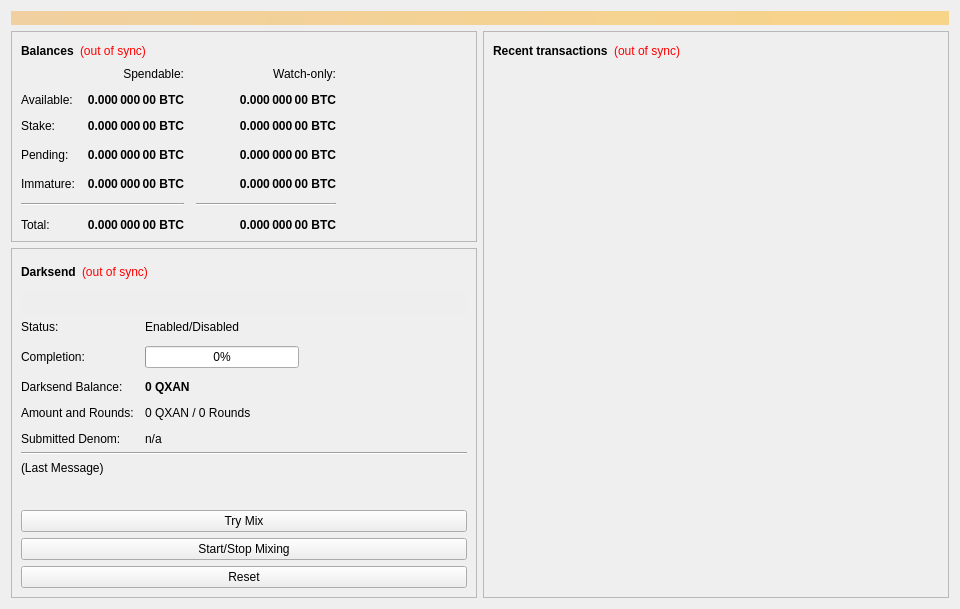
<?xml version="1.0" encoding="UTF-8"?>
<ui version="4.0">
 <class>OverviewPage</class>
 <widget class="QWidget" name="OverviewPage">
  <property name="geometry">
   <rect>
    <x>0</x>
    <y>0</y>
    <width>960</width>
    <height>594</height>
   </rect>
  </property>
  <property name="minimumSize">
   <size>
    <width>960</width>
    <height>0</height>
   </size>
  </property>
  <property name="windowTitle">
   <string>Form</string>
  </property>
  <layout class="QVBoxLayout" name="topLayout">
   <item>
    <widget class="QLabel" name="labelAlerts">
     <property name="visible">
      <bool>false</bool>
     </property>
     <property name="styleSheet">
      <string notr="true">background-color: qlineargradient(x1: 0, y1: 0, x2: 1, y2: 0, stop:0 #F0D0A0, stop:1 #F8D488); color:#000000;</string>
     </property>
     <property name="wordWrap">
      <bool>true</bool>
     </property>
     <property name="margin">
      <number>3</number>
     </property>
    </widget>
   </item>
   <item>
    <layout class="QHBoxLayout" name="horizontalLayout" stretch="1,1">
     <item>
      <layout class="QVBoxLayout" name="verticalLayout_2">
       <item>
        <widget class="QFrame" name="frame">
         <property name="frameShape">
          <enum>QFrame::StyledPanel</enum>
         </property>
         <property name="frameShadow">
          <enum>QFrame::Raised</enum>
         </property>
         <layout class="QVBoxLayout" name="verticalLayout_4">
          <item>
           <layout class="QHBoxLayout" name="horizontalLayout_4">
            <item>
             <widget class="QLabel" name="label_5">
              <property name="font">
               <font>
                <weight>75</weight>
                <bold>true</bold>
               </font>
              </property>
              <property name="text">
               <string>Balances</string>
              </property>
             </widget>
            </item>
            <item>
             <widget class="QLabel" name="labelWalletStatus">
              <property name="cursor">
               <cursorShape>WhatsThisCursor</cursorShape>
              </property>
              <property name="toolTip">
               <string>The displayed information may be out of date. Your wallet automatically synchronizes with the QLegacy network after a connection is established, but this process has not completed yet.</string>
              </property>
              <property name="styleSheet">
               <string notr="true">QLabel { color: red; }</string>
              </property>
              <property name="text">
               <string notr="true">(out of sync)</string>
              </property>
              <property name="alignment">
               <set>Qt::AlignLeading|Qt::AlignLeft|Qt::AlignVCenter</set>
              </property>
             </widget>
            </item>
            <item>
             <spacer name="horizontalSpacer_3">
              <property name="orientation">
               <enum>Qt::Horizontal</enum>
              </property>
              <property name="sizeHint" stdset="0">
               <size>
                <width>40</width>
                <height>20</height>
               </size>
              </property>
             </spacer>
            </item>
           </layout>
          </item>
          <item>
           <layout class="QGridLayout" name="gridLayout">
            <property name="spacing">
             <number>12</number>
            </property>
            <item row="3" column="2">
             <widget class="QLabel" name="labelWatchPending">
              <property name="font">
               <font>
                <weight>75</weight>
                <bold>true</bold>
               </font>
              </property>
              <property name="cursor">
               <cursorShape>IBeamCursor</cursorShape>
              </property>
              <property name="toolTip">
               <string>Unconfirmed transactions to watch-only addresses</string>
              </property>
              <property name="text">
               <string notr="true">0.000 000 00 BTC</string>
              </property>
              <property name="alignment">
               <set>Qt::AlignRight|Qt::AlignTrailing|Qt::AlignVCenter</set>
              </property>
              <property name="textInteractionFlags">
               <set>Qt::LinksAccessibleByMouse|Qt::TextSelectableByKeyboard|Qt::TextSelectableByMouse</set>
              </property>
             </widget>
            </item>
            <item row="3" column="1">
             <widget class="QLabel" name="labelUnconfirmed">
              <property name="font">
               <font>
                <weight>75</weight>
                <bold>true</bold>
               </font>
              </property>
              <property name="cursor">
               <cursorShape>IBeamCursor</cursorShape>
              </property>
              <property name="toolTip">
               <string>Total of transactions that have yet to be confirmed, and do not yet count toward the spendable balance</string>
              </property>
              <property name="text">
               <string notr="true">0.000 000 00 BTC</string>
              </property>
              <property name="alignment">
               <set>Qt::AlignRight|Qt::AlignTrailing|Qt::AlignVCenter</set>
              </property>
              <property name="textInteractionFlags">
               <set>Qt::LinksAccessibleByMouse|Qt::TextSelectableByKeyboard|Qt::TextSelectableByMouse</set>
              </property>
             </widget>
            </item>
            <item row="4" column="2">
             <widget class="QLabel" name="labelWatchImmature">
              <property name="font">
               <font>
                <weight>75</weight>
                <bold>true</bold>
               </font>
              </property>
              <property name="cursor">
               <cursorShape>IBeamCursor</cursorShape>
              </property>
              <property name="toolTip">
               <string>Mined balance in watch-only addresses that has not yet matured</string>
              </property>
              <property name="text">
               <string notr="true">0.000 000 00 BTC</string>
              </property>
              <property name="alignment">
               <set>Qt::AlignRight|Qt::AlignTrailing|Qt::AlignVCenter</set>
              </property>
              <property name="textInteractionFlags">
               <set>Qt::LinksAccessibleByMouse|Qt::TextSelectableByKeyboard|Qt::TextSelectableByMouse</set>
              </property>
             </widget>
            </item>
            <item row="5" column="0" colspan="2">
             <widget class="Line" name="lineSpendableBalance">
              <property name="orientation">
               <enum>Qt::Horizontal</enum>
              </property>
             </widget>
            </item>
            <item row="5" column="2">
             <widget class="Line" name="lineWatchBalance">
              <property name="sizePolicy">
               <sizepolicy hsizetype="Preferred" vsizetype="Fixed">
                <horstretch>0</horstretch>
                <verstretch>0</verstretch>
               </sizepolicy>
              </property>
              <property name="minimumSize">
               <size>
                <width>140</width>
                <height>0</height>
               </size>
              </property>
              <property name="orientation">
               <enum>Qt::Horizontal</enum>
              </property>
             </widget>
            </item>
            <item row="6" column="0">
             <widget class="QLabel" name="labelTotalText">
              <property name="text">
               <string>Total:</string>
              </property>
             </widget>
            </item>
            <item row="4" column="1">
             <widget class="QLabel" name="labelImmature">
              <property name="font">
               <font>
                <weight>75</weight>
                <bold>true</bold>
               </font>
              </property>
              <property name="cursor">
               <cursorShape>IBeamCursor</cursorShape>
              </property>
              <property name="toolTip">
               <string>Mined balance that has not yet matured</string>
              </property>
              <property name="text">
               <string notr="true">0.000 000 00 BTC</string>
              </property>
              <property name="alignment">
               <set>Qt::AlignRight|Qt::AlignTrailing|Qt::AlignVCenter</set>
              </property>
              <property name="textInteractionFlags">
               <set>Qt::LinksAccessibleByMouse|Qt::TextSelectableByKeyboard|Qt::TextSelectableByMouse</set>
              </property>
             </widget>
            </item>
            <item row="3" column="3">
             <spacer name="horizontalSpacer_2">
              <property name="orientation">
               <enum>Qt::Horizontal</enum>
              </property>
              <property name="sizeHint" stdset="0">
               <size>
                <width>40</width>
                <height>20</height>
               </size>
              </property>
             </spacer>
            </item>
            <item row="4" column="0">
             <widget class="QLabel" name="labelImmatureText">
              <property name="text">
               <string>Immature:</string>
              </property>
             </widget>
            </item>
            <item row="6" column="1">
             <widget class="QLabel" name="labelTotal">
              <property name="font">
               <font>
                <weight>75</weight>
                <bold>true</bold>
               </font>
              </property>
              <property name="cursor">
               <cursorShape>IBeamCursor</cursorShape>
              </property>
              <property name="toolTip">
               <string>Your current total balance</string>
              </property>
              <property name="text">
               <string notr="true">0.000 000 00 BTC</string>
              </property>
              <property name="alignment">
               <set>Qt::AlignRight|Qt::AlignTrailing|Qt::AlignVCenter</set>
              </property>
              <property name="textInteractionFlags">
               <set>Qt::LinksAccessibleByMouse|Qt::TextSelectableByKeyboard|Qt::TextSelectableByMouse</set>
              </property>
             </widget>
            </item>
            <item row="6" column="2">
             <widget class="QLabel" name="labelWatchTotal">
              <property name="font">
               <font>
                <weight>75</weight>
                <bold>true</bold>
               </font>
              </property>
              <property name="cursor">
               <cursorShape>IBeamCursor</cursorShape>
              </property>
              <property name="toolTip">
               <string>Current total balance in watch-only addresses</string>
              </property>
              <property name="text">
               <string notr="true">0.000 000 00 BTC</string>
              </property>
              <property name="alignment">
               <set>Qt::AlignRight|Qt::AlignTrailing|Qt::AlignVCenter</set>
              </property>
              <property name="textInteractionFlags">
               <set>Qt::LinksAccessibleByMouse|Qt::TextSelectableByKeyboard|Qt::TextSelectableByMouse</set>
              </property>
             </widget>
            </item>
            <item row="0" column="2">
             <widget class="QLabel" name="labelWatchonly">
              <property name="text">
               <string>Watch-only:</string>
              </property>
              <property name="alignment">
               <set>Qt::AlignRight|Qt::AlignTrailing|Qt::AlignVCenter</set>
              </property>
             </widget>
            </item>
            <item row="1" column="0">
             <widget class="QLabel" name="labelBalanceText">
              <property name="text">
               <string>Available:</string>
              </property>
             </widget>
            </item>
            <item row="1" column="1">
             <widget class="QLabel" name="labelBalance">
              <property name="font">
               <font>
                <weight>75</weight>
                <bold>true</bold>
               </font>
              </property>
              <property name="cursor">
               <cursorShape>IBeamCursor</cursorShape>
              </property>
              <property name="toolTip">
               <string>Your current spendable balance</string>
              </property>
              <property name="text">
               <string notr="true">0.000 000 00 BTC</string>
              </property>
              <property name="alignment">
               <set>Qt::AlignRight|Qt::AlignTrailing|Qt::AlignVCenter</set>
              </property>
              <property name="textInteractionFlags">
               <set>Qt::LinksAccessibleByMouse|Qt::TextSelectableByKeyboard|Qt::TextSelectableByMouse</set>
              </property>
             </widget>
            </item>
            <item row="2" column="0">
             <widget class="QLabel" name="label_10">
              <property name="text">
               <string>Stake:</string>
              </property>
             </widget>
            </item>
            <item row="2" column="1">
             <widget class="QLabel" name="labelStake">
              <property name="font">
               <font>
                <weight>75</weight>
                <bold>true</bold>
               </font>
              </property>
              <property name="cursor">
               <cursorShape>IBeamCursor</cursorShape>
              </property>
              <property name="toolTip">
               <string>Total of coins that was staked, and do not yet count toward the current balance</string>
              </property>
              <property name="text">
               <string notr="true">0.000 000 00 BTC</string>
              </property>
              <property name="alignment">
               <set>Qt::AlignRight|Qt::AlignTrailing|Qt::AlignVCenter</set>
              </property>
              <property name="textInteractionFlags">
               <set>Qt::LinksAccessibleByMouse|Qt::TextSelectableByKeyboard|Qt::TextSelectableByMouse</set>
              </property>
             </widget>
            </item>
            <item row="2" column="2">
             <widget class="QLabel" name="labelWatchStake">
              <property name="font">
               <font>
                <weight>75</weight>
                <bold>true</bold>
               </font>
              </property>
              <property name="cursor">
               <cursorShape>IBeamCursor</cursorShape>
              </property>
              <property name="toolTip">
               <string>Total of coins that was staked in watch-only addresses, and do not yet count toward the current watch-only balance</string>
              </property>
              <property name="text">
               <string notr="true">0.000 000 00 BTC</string>
              </property>
              <property name="alignment">
               <set>Qt::AlignRight|Qt::AlignTrailing|Qt::AlignVCenter</set>
              </property>
              <property name="textInteractionFlags">
               <set>Qt::LinksAccessibleByMouse|Qt::TextSelectableByKeyboard|Qt::TextSelectableByMouse</set>
              </property>
             </widget>
            </item>
            <item row="1" column="2">
             <widget class="QLabel" name="labelWatchAvailable">
              <property name="font">
               <font>
                <weight>75</weight>
                <bold>true</bold>
               </font>
              </property>
              <property name="cursor">
               <cursorShape>IBeamCursor</cursorShape>
              </property>
              <property name="toolTip">
               <string>Your current balance in watch-only addresses</string>
              </property>
              <property name="text">
               <string notr="true">0.000 000 00 BTC</string>
              </property>
              <property name="alignment">
               <set>Qt::AlignRight|Qt::AlignTrailing|Qt::AlignVCenter</set>
              </property>
              <property name="textInteractionFlags">
               <set>Qt::LinksAccessibleByMouse|Qt::TextSelectableByKeyboard|Qt::TextSelectableByMouse</set>
              </property>
             </widget>
            </item>
            <item row="3" column="0">
             <widget class="QLabel" name="labelPendingText">
              <property name="text">
               <string>Pending:</string>
              </property>
             </widget>
            </item>
            <item row="0" column="1">
             <widget class="QLabel" name="labelSpendable">
              <property name="text">
               <string>Spendable:</string>
              </property>
              <property name="alignment">
               <set>Qt::AlignRight|Qt::AlignTrailing|Qt::AlignVCenter</set>
              </property>
             </widget>
            </item>
           </layout>
          </item>
         </layout>
        </widget>
       </item>
       <item>
        <widget class="QFrame" name="frameDarksend">
         <property name="sizePolicy">
          <sizepolicy hsizetype="Expanding" vsizetype="Expanding">
           <horstretch>0</horstretch>
           <verstretch>0</verstretch>
          </sizepolicy>
         </property>
         <property name="minimumSize">
          <size>
           <width>0</width>
           <height>350</height>
          </size>
         </property>
         <property name="layoutDirection">
          <enum>Qt::LeftToRight</enum>
         </property>
         <property name="frameShape">
          <enum>QFrame::StyledPanel</enum>
         </property>
         <property name="frameShadow">
          <enum>QFrame::Raised</enum>
         </property>
         <layout class="QVBoxLayout" name="verticalLayout_5">
          <item>
           <layout class="QHBoxLayout" name="horizontalLayout_5">
            <item>
             <widget class="QLabel" name="label_2">
              <property name="font">
               <font>
                <weight>75</weight>
                <bold>true</bold>
               </font>
              </property>
              <property name="text">
               <string>Darksend</string>
              </property>
             </widget>
            </item>
            <item>
             <widget class="QLabel" name="labelDarksendSyncStatus">
              <property name="toolTip">
               <string>The displayed information may be out of date. Your wallet automatically synchronizes with the QLegacy network after a connection is established, but this process has not completed yet.</string>
              </property>
              <property name="styleSheet">
               <string notr="true">QLabel { color: red; }</string>
              </property>
              <property name="text">
               <string notr="true">(out of sync)</string>
              </property>
              <property name="alignment">
               <set>Qt::AlignLeading|Qt::AlignLeft|Qt::AlignVCenter</set>
              </property>
             </widget>
            </item>
            <item>
             <spacer name="horizontalSpacer_4">
              <property name="orientation">
               <enum>Qt::Horizontal</enum>
              </property>
              <property name="sizeHint" stdset="0">
               <size>
                <width>40</width>
                <height>20</height>
               </size>
              </property>
             </spacer>
            </item>
           </layout>
          </item>
          <item>
           <widget class="QPushButton" name="runAutoDenom">
            <property name="palette">
             <palette>
              <active>
               <colorrole role="WindowText">
                <brush brushstyle="SolidPattern">
                 <color alpha="255">
                  <red>0</red>
                  <green>0</green>
                  <blue>0</blue>
                 </color>
                </brush>
               </colorrole>
               <colorrole role="Button">
                <brush brushstyle="SolidPattern">
                 <color alpha="255">
                  <red>239</red>
                  <green>238</green>
                  <blue>238</blue>
                 </color>
                </brush>
               </colorrole>
               <colorrole role="Light">
                <brush brushstyle="SolidPattern">
                 <color alpha="255">
                  <red>255</red>
                  <green>255</green>
                  <blue>255</blue>
                 </color>
                </brush>
               </colorrole>
               <colorrole role="Midlight">
                <brush brushstyle="SolidPattern">
                 <color alpha="255">
                  <red>247</red>
                  <green>246</green>
                  <blue>246</blue>
                 </color>
                </brush>
               </colorrole>
               <colorrole role="Dark">
                <brush brushstyle="SolidPattern">
                 <color alpha="255">
                  <red>119</red>
                  <green>119</green>
                  <blue>119</blue>
                 </color>
                </brush>
               </colorrole>
               <colorrole role="Mid">
                <brush brushstyle="SolidPattern">
                 <color alpha="255">
                  <red>159</red>
                  <green>159</green>
                  <blue>159</blue>
                 </color>
                </brush>
               </colorrole>
               <colorrole role="Text">
                <brush brushstyle="SolidPattern">
                 <color alpha="255">
                  <red>0</red>
                  <green>0</green>
                  <blue>0</blue>
                 </color>
                </brush>
               </colorrole>
               <colorrole role="BrightText">
                <brush brushstyle="SolidPattern">
                 <color alpha="255">
                  <red>255</red>
                  <green>255</green>
                  <blue>255</blue>
                 </color>
                </brush>
               </colorrole>
               <colorrole role="ButtonText">
                <brush brushstyle="SolidPattern">
                 <color alpha="255">
                  <red>0</red>
                  <green>0</green>
                  <blue>0</blue>
                 </color>
                </brush>
               </colorrole>
               <colorrole role="Base">
                <brush brushstyle="SolidPattern">
                 <color alpha="255">
                  <red>255</red>
                  <green>255</green>
                  <blue>255</blue>
                 </color>
                </brush>
               </colorrole>
               <colorrole role="Window">
                <brush brushstyle="SolidPattern">
                 <color alpha="255">
                  <red>239</red>
                  <green>238</green>
                  <blue>238</blue>
                 </color>
                </brush>
               </colorrole>
               <colorrole role="Shadow">
                <brush brushstyle="SolidPattern">
                 <color alpha="255">
                  <red>0</red>
                  <green>0</green>
                  <blue>0</blue>
                 </color>
                </brush>
               </colorrole>
               <colorrole role="AlternateBase">
                <brush brushstyle="SolidPattern">
                 <color alpha="255">
                  <red>247</red>
                  <green>246</green>
                  <blue>246</blue>
                 </color>
                </brush>
               </colorrole>
               <colorrole role="ToolTipBase">
                <brush brushstyle="SolidPattern">
                 <color alpha="255">
                  <red>255</red>
                  <green>255</green>
                  <blue>220</blue>
                 </color>
                </brush>
               </colorrole>
               <colorrole role="ToolTipText">
                <brush brushstyle="SolidPattern">
                 <color alpha="255">
                  <red>0</red>
                  <green>0</green>
                  <blue>0</blue>
                 </color>
                </brush>
               </colorrole>
              </active>
              <inactive>
               <colorrole role="WindowText">
                <brush brushstyle="SolidPattern">
                 <color alpha="255">
                  <red>0</red>
                  <green>0</green>
                  <blue>0</blue>
                 </color>
                </brush>
               </colorrole>
               <colorrole role="Button">
                <brush brushstyle="SolidPattern">
                 <color alpha="255">
                  <red>239</red>
                  <green>238</green>
                  <blue>238</blue>
                 </color>
                </brush>
               </colorrole>
               <colorrole role="Light">
                <brush brushstyle="SolidPattern">
                 <color alpha="255">
                  <red>255</red>
                  <green>255</green>
                  <blue>255</blue>
                 </color>
                </brush>
               </colorrole>
               <colorrole role="Midlight">
                <brush brushstyle="SolidPattern">
                 <color alpha="255">
                  <red>247</red>
                  <green>246</green>
                  <blue>246</blue>
                 </color>
                </brush>
               </colorrole>
               <colorrole role="Dark">
                <brush brushstyle="SolidPattern">
                 <color alpha="255">
                  <red>119</red>
                  <green>119</green>
                  <blue>119</blue>
                 </color>
                </brush>
               </colorrole>
               <colorrole role="Mid">
                <brush brushstyle="SolidPattern">
                 <color alpha="255">
                  <red>159</red>
                  <green>159</green>
                  <blue>159</blue>
                 </color>
                </brush>
               </colorrole>
               <colorrole role="Text">
                <brush brushstyle="SolidPattern">
                 <color alpha="255">
                  <red>0</red>
                  <green>0</green>
                  <blue>0</blue>
                 </color>
                </brush>
               </colorrole>
               <colorrole role="BrightText">
                <brush brushstyle="SolidPattern">
                 <color alpha="255">
                  <red>255</red>
                  <green>255</green>
                  <blue>255</blue>
                 </color>
                </brush>
               </colorrole>
               <colorrole role="ButtonText">
                <brush brushstyle="SolidPattern">
                 <color alpha="255">
                  <red>0</red>
                  <green>0</green>
                  <blue>0</blue>
                 </color>
                </brush>
               </colorrole>
               <colorrole role="Base">
                <brush brushstyle="SolidPattern">
                 <color alpha="255">
                  <red>255</red>
                  <green>255</green>
                  <blue>255</blue>
                 </color>
                </brush>
               </colorrole>
               <colorrole role="Window">
                <brush brushstyle="SolidPattern">
                 <color alpha="255">
                  <red>239</red>
                  <green>238</green>
                  <blue>238</blue>
                 </color>
                </brush>
               </colorrole>
               <colorrole role="Shadow">
                <brush brushstyle="SolidPattern">
                 <color alpha="255">
                  <red>0</red>
                  <green>0</green>
                  <blue>0</blue>
                 </color>
                </brush>
               </colorrole>
               <colorrole role="AlternateBase">
                <brush brushstyle="SolidPattern">
                 <color alpha="255">
                  <red>247</red>
                  <green>246</green>
                  <blue>246</blue>
                 </color>
                </brush>
               </colorrole>
               <colorrole role="ToolTipBase">
                <brush brushstyle="SolidPattern">
                 <color alpha="255">
                  <red>255</red>
                  <green>255</green>
                  <blue>220</blue>
                 </color>
                </brush>
               </colorrole>
               <colorrole role="ToolTipText">
                <brush brushstyle="SolidPattern">
                 <color alpha="255">
                  <red>0</red>
                  <green>0</green>
                  <blue>0</blue>
                 </color>
                </brush>
               </colorrole>
              </inactive>
              <disabled>
               <colorrole role="WindowText">
                <brush brushstyle="SolidPattern">
                 <color alpha="255">
                  <red>119</red>
                  <green>119</green>
                  <blue>119</blue>
                 </color>
                </brush>
               </colorrole>
               <colorrole role="Button">
                <brush brushstyle="SolidPattern">
                 <color alpha="255">
                  <red>239</red>
                  <green>238</green>
                  <blue>238</blue>
                 </color>
                </brush>
               </colorrole>
               <colorrole role="Light">
                <brush brushstyle="SolidPattern">
                 <color alpha="255">
                  <red>255</red>
                  <green>255</green>
                  <blue>255</blue>
                 </color>
                </brush>
               </colorrole>
               <colorrole role="Midlight">
                <brush brushstyle="SolidPattern">
                 <color alpha="255">
                  <red>247</red>
                  <green>246</green>
                  <blue>246</blue>
                 </color>
                </brush>
               </colorrole>
               <colorrole role="Dark">
                <brush brushstyle="SolidPattern">
                 <color alpha="255">
                  <red>119</red>
                  <green>119</green>
                  <blue>119</blue>
                 </color>
                </brush>
               </colorrole>
               <colorrole role="Mid">
                <brush brushstyle="SolidPattern">
                 <color alpha="255">
                  <red>159</red>
                  <green>159</green>
                  <blue>159</blue>
                 </color>
                </brush>
               </colorrole>
               <colorrole role="Text">
                <brush brushstyle="SolidPattern">
                 <color alpha="255">
                  <red>119</red>
                  <green>119</green>
                  <blue>119</blue>
                 </color>
                </brush>
               </colorrole>
               <colorrole role="BrightText">
                <brush brushstyle="SolidPattern">
                 <color alpha="255">
                  <red>255</red>
                  <green>255</green>
                  <blue>255</blue>
                 </color>
                </brush>
               </colorrole>
               <colorrole role="ButtonText">
                <brush brushstyle="SolidPattern">
                 <color alpha="255">
                  <red>119</red>
                  <green>119</green>
                  <blue>119</blue>
                 </color>
                </brush>
               </colorrole>
               <colorrole role="Base">
                <brush brushstyle="SolidPattern">
                 <color alpha="255">
                  <red>239</red>
                  <green>238</green>
                  <blue>238</blue>
                 </color>
                </brush>
               </colorrole>
               <colorrole role="Window">
                <brush brushstyle="SolidPattern">
                 <color alpha="255">
                  <red>239</red>
                  <green>238</green>
                  <blue>238</blue>
                 </color>
                </brush>
               </colorrole>
               <colorrole role="Shadow">
                <brush brushstyle="SolidPattern">
                 <color alpha="255">
                  <red>0</red>
                  <green>0</green>
                  <blue>0</blue>
                 </color>
                </brush>
               </colorrole>
               <colorrole role="AlternateBase">
                <brush brushstyle="SolidPattern">
                 <color alpha="255">
                  <red>239</red>
                  <green>238</green>
                  <blue>238</blue>
                 </color>
                </brush>
               </colorrole>
               <colorrole role="ToolTipBase">
                <brush brushstyle="SolidPattern">
                 <color alpha="255">
                  <red>255</red>
                  <green>255</green>
                  <blue>220</blue>
                 </color>
                </brush>
               </colorrole>
               <colorrole role="ToolTipText">
                <brush brushstyle="SolidPattern">
                 <color alpha="255">
                  <red>0</red>
                  <green>0</green>
                  <blue>0</blue>
                 </color>
                </brush>
               </colorrole>
              </disabled>
             </palette>
            </property>
            <property name="focusPolicy">
             <enum>Qt::NoFocus</enum>
            </property>
            <property name="autoFillBackground">
             <bool>true</bool>
            </property>
            <property name="text">
             <string/>
            </property>
            <property name="flat">
             <bool>true</bool>
            </property>
           </widget>
          </item>
          <item>
           <layout class="QFormLayout" name="formLayout">
            <property name="fieldGrowthPolicy">
             <enum>QFormLayout::AllNonFixedFieldsGrow</enum>
            </property>
            <property name="horizontalSpacing">
             <number>11</number>
            </property>
            <property name="verticalSpacing">
             <number>12</number>
            </property>
            <item row="0" column="0">
             <widget class="QLabel" name="label_6">
              <property name="text">
               <string>Status:</string>
              </property>
             </widget>
            </item>
            <item row="1" column="0">
             <widget class="QLabel" name="label_7">
              <property name="text">
               <string>Completion:</string>
              </property>
             </widget>
            </item>
            <item row="1" column="1">
             <widget class="QProgressBar" name="darksendProgress">
              <property name="maximumSize">
               <size>
                <width>154</width>
                <height>16777215</height>
               </size>
              </property>
              <property name="value">
               <number>0</number>
              </property>
             </widget>
            </item>
            <item row="3" column="0">
             <widget class="QLabel" name="labelAnonymizedText">
              <property name="text">
               <string>Darksend Balance:</string>
              </property>
             </widget>
            </item>
            <item row="3" column="1">
             <widget class="QLabel" name="labelAnonymized">
              <property name="font">
               <font>
                <weight>75</weight>
                <bold>true</bold>
               </font>
              </property>
              <property name="text">
               <string notr="true">0 QXAN</string>
              </property>
             </widget>
            </item>
            <item row="4" column="0">
             <widget class="QLabel" name="label_8">
              <property name="text">
               <string>Amount and Rounds:</string>
              </property>
             </widget>
            </item>
            <item row="4" column="1">
             <widget class="QLabel" name="labelAmountRounds">
              <property name="text">
               <string>0 QXAN / 0 Rounds</string>
              </property>
             </widget>
            </item>
            <item row="5" column="0">
             <widget class="QLabel" name="label_9">
              <property name="text">
               <string>Submitted Denom:</string>
              </property>
             </widget>
            </item>
            <item row="5" column="1">
             <widget class="QLabel" name="labelSubmittedDenom">
              <property name="toolTip">
               <string>The denominations you submitted to the Masternode.&lt;br&gt;To mix, other users must submit the exact same denominations.</string>
              </property>
              <property name="text">
               <string>n/a</string>
              </property>
             </widget>
            </item>
            <item row="0" column="1">
             <widget class="QLabel" name="darksendEnabled">
              <property name="text">
               <string>Enabled/Disabled</string>
              </property>
             </widget>
            </item>
           </layout>
          </item>
          <item>
           <widget class="Line" name="lineLastMessage">
            <property name="orientation">
             <enum>Qt::Horizontal</enum>
            </property>
           </widget>
          </item>
          <item>
           <widget class="QLabel" name="darksendStatus">
            <property name="minimumSize">
             <size>
              <width>288</width>
              <height>43</height>
             </size>
            </property>
            <property name="text">
             <string>(Last Message)</string>
            </property>
            <property name="alignment">
             <set>Qt::AlignLeading|Qt::AlignLeft|Qt::AlignTop</set>
            </property>
            <property name="wordWrap">
             <bool>true</bool>
            </property>
           </widget>
          </item>
          <item>
           <widget class="QPushButton" name="darksendAuto">
            <property name="sizePolicy">
             <sizepolicy hsizetype="MinimumExpanding" vsizetype="Fixed">
              <horstretch>0</horstretch>
              <verstretch>0</verstretch>
             </sizepolicy>
            </property>
            <property name="toolTip">
             <string>Try to manually submit a Darksend request.</string>
            </property>
            <property name="text">
             <string>Try Mix</string>
            </property>
           </widget>
          </item>
          <item>
           <widget class="QPushButton" name="toggleDarksend">
            <property name="sizePolicy">
             <sizepolicy hsizetype="MinimumExpanding" vsizetype="Fixed">
              <horstretch>0</horstretch>
              <verstretch>0</verstretch>
             </sizepolicy>
            </property>
            <property name="text">
             <string>Start/Stop Mixing</string>
            </property>
           </widget>
          </item>
          <item>
           <widget class="QPushButton" name="darksendReset">
            <property name="sizePolicy">
             <sizepolicy hsizetype="MinimumExpanding" vsizetype="Fixed">
              <horstretch>0</horstretch>
              <verstretch>0</verstretch>
             </sizepolicy>
            </property>
            <property name="toolTip">
             <string>Reset the current status of Darksend (can interrupt Darksend if it's in the process of Mixing, which can cost you money!)</string>
            </property>
            <property name="autoFillBackground">
             <bool>false</bool>
            </property>
            <property name="text">
             <string>Reset</string>
            </property>
           </widget>
          </item>
         </layout>
        </widget>
       </item>
       <item>
        <spacer name="verticalSpacer">
         <property name="orientation">
          <enum>Qt::Vertical</enum>
         </property>
         <property name="sizeHint" stdset="0">
          <size>
           <width>20</width>
           <height>40</height>
          </size>
         </property>
        </spacer>
       </item>
      </layout>
     </item>
     <item>
      <layout class="QVBoxLayout" name="verticalLayout_3">
       <item>
        <widget class="QFrame" name="frame_2">
         <property name="frameShape">
          <enum>QFrame::StyledPanel</enum>
         </property>
         <property name="frameShadow">
          <enum>QFrame::Raised</enum>
         </property>
         <layout class="QVBoxLayout" name="verticalLayout">
          <item>
           <layout class="QHBoxLayout" name="horizontalLayout_2">
            <item>
             <widget class="QLabel" name="label_4">
              <property name="font">
               <font>
                <weight>75</weight>
                <bold>true</bold>
               </font>
              </property>
              <property name="text">
               <string>Recent transactions</string>
              </property>
             </widget>
            </item>
            <item>
             <widget class="QLabel" name="labelTransactionsStatus">
              <property name="cursor">
               <cursorShape>WhatsThisCursor</cursorShape>
              </property>
              <property name="toolTip">
               <string>The displayed information may be out of date. Your wallet automatically synchronizes with the QLegacy network after a connection is established, but this process has not completed yet.</string>
              </property>
              <property name="styleSheet">
               <string notr="true">QLabel { color: red; }</string>
              </property>
              <property name="text">
               <string notr="true">(out of sync)</string>
              </property>
              <property name="alignment">
               <set>Qt::AlignRight|Qt::AlignTrailing|Qt::AlignVCenter</set>
              </property>
             </widget>
            </item>
            <item>
             <spacer name="horizontalSpacer">
              <property name="orientation">
               <enum>Qt::Horizontal</enum>
              </property>
              <property name="sizeHint" stdset="0">
               <size>
                <width>40</width>
                <height>20</height>
               </size>
              </property>
             </spacer>
            </item>
           </layout>
          </item>
          <item>
           <widget class="QListView" name="listTransactions">
            <property name="styleSheet">
             <string notr="true">QListView { background: transparent; }</string>
            </property>
            <property name="frameShape">
             <enum>QFrame::NoFrame</enum>
            </property>
            <property name="verticalScrollBarPolicy">
             <enum>Qt::ScrollBarAlwaysOff</enum>
            </property>
            <property name="horizontalScrollBarPolicy">
             <enum>Qt::ScrollBarAlwaysOff</enum>
            </property>
            <property name="selectionMode">
             <enum>QAbstractItemView::NoSelection</enum>
            </property>
           </widget>
          </item>
         </layout>
        </widget>
       </item>
      </layout>
     </item>
    </layout>
   </item>
  </layout>
 </widget>
 <resources/>
 <connections/>
</ui>
